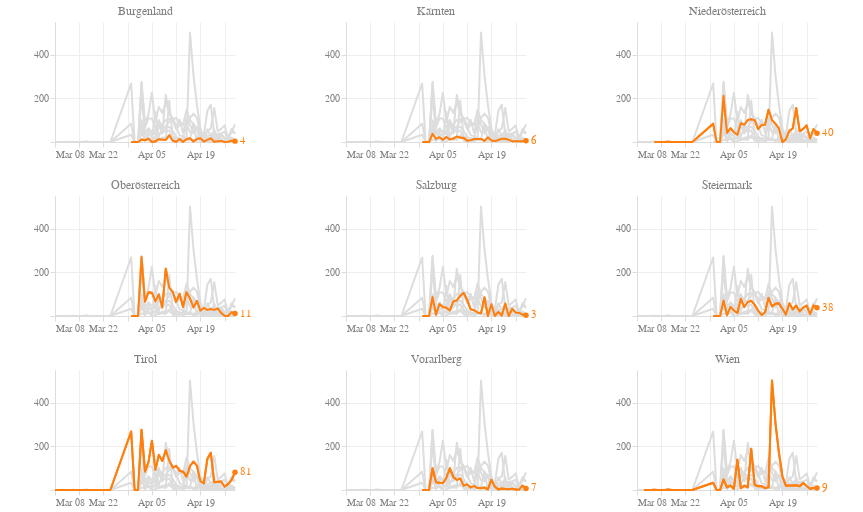

The notebook cell saved with this chart:
### Code cell
df_recovered = df[counties_recovered]

def c_line(att='total_confirmed',col='blue',scaleType='linear',label='value',highlight=False):
    the_base = alt.Chart(df_recovered, width=180, height=120).transform_filter(
        alt.datum[att] > 0  
    ).transform_timeunit(
        date='yearmonthdate(dataTime)'
    ).transform_aggregate(
        max_att='max('+att+')',
        groupby=['date']
    ).transform_window(
        rolling_max='max(max_att)',
        rolling_min='min(max_att)',
        frame=[-1, 0]
    ).transform_calculate(
        diff='(datum.rolling_max - datum.rolling_min)'
    )

    the_chart = the_base.mark_line(
        color=col,
        size=2,
        strokeJoin='round'
    ).encode(
        alt.X('date:T', title=''),
        alt.Y('diff:Q', scale=alt.Scale(type=scaleType), title='', axis=alt.Axis(minExtent=50))
    )

    if highlight is False:
        return the_chart

    the_tooltip = the_base.mark_circle(
        color=col,
        size=200,
        opacity=0
    ).encode(
        alt.X('date:T', title=''),
        alt.Y('diff:Q', scale=alt.Scale(type=scaleType), title='', axis=alt.Axis(minExtent=50)),
        tooltip=[alt.Tooltip('date:T', title='Datum'), alt.Tooltip('diff:Q', title=label)]
    )
    
    the_highlight = the_base.transform_window(
        sort=[alt.SortField("date", order="descending")], 
        rank="rank(date)"
    ).transform_filter(
        alt.datum.rank == 1
    )
    
    the_text = the_highlight.mark_text(
        align='left',
        color=col,
        dx=5,
        width=500
    ).encode(
        alt.X('date:T'),
        alt.Y('diff:Q', scale=alt.Scale(type=scaleType), title=''),
        text=alt.Text("diff:Q")
    )
    
    # transparent text so every small multiple has the same right padding
    the_alibi_text = the_highlight.mark_text(
        align='left',
        color=col,
        dx=5,
        opacity=0
    ).encode(
        alt.X('date:T'),
        alt.Y('diff:Q', scale=alt.Scale(type=scaleType), title=''),
        text=alt.value('100000')
    )
    
    the_mark = the_highlight.mark_circle(
        color=col,
        opacity=1
    ).encode(
        alt.X('date:T'),
        alt.Y('diff:Q', scale=alt.Scale(type=scaleType), title=''),
    )
    
    return the_chart + the_alibi_text + the_text + the_mark + the_tooltip

# ['B', 'K', 'Noe', 'Ooe', 'S', 'St', 'T', 'V', 'W']
def county_sm(highlight='T',title='Tirol'):
    highlight_color='#ff7f0e'
    blur='#ddd'
    c_B = c_line('B_recovered', highlight_color if highlight=='B' else blur, 'linear', 'Burgenland')
    c_K = c_line('K_recovered', highlight_color if highlight=='K' else blur, 'linear', 'Kärnten')
    c_Noe = c_line('Noe_recovered', highlight_color if highlight=='Noe' else blur, 'linear', 'Niederösterreich')
    c_Ooe = c_line('Ooe_recovered', highlight_color if highlight=='Ooe' else blur, 'linear', 'Oberösterreich')
    c_S = c_line('S_recovered', highlight_color if highlight=='S' else blur, 'linear', 'Salzburg')
    c_St = c_line('St_recovered', highlight_color if highlight=='St' else blur, 'linear', 'Steiermark')
    c_T = c_line('T_recovered', highlight_color if highlight=='T' else blur, 'linear', 'Tirol')
    c_V = c_line('V_recovered', highlight_color if highlight=='V' else blur, 'linear', 'Vorarlberg')
    c_W = c_line('W_recovered', highlight_color if highlight=='W' else blur, 'linear', 'Wien')
    c_highlight = c_line(highlight+'_recovered', highlight_color, 'linear', title, True)

    return alt.layer(c_B, c_K, c_Noe, c_Ooe, c_S, c_St, c_T, c_V, c_W, c_highlight).properties(title=title)

chart_recovered = (
    (county_sm('B', 'Burgenland') |
    county_sm('K', 'Kärnten') |
    county_sm('Noe', 'Niederösterreich')) &
    (county_sm('Ooe', 'Oberösterreich') |
    county_sm('S', 'Salzburg') |
    county_sm('St', 'Steiermark')) &
    (county_sm('T', 'Tirol') |
    county_sm('V', 'Vorarlberg') |
    county_sm('W', 'Wien'))
).configure_axis(
    grid=True,
    gridColor="#eee",
    domainColor="#ddd",
    tickColor="#ddd",
    labelColor="gray",
    labelBound=True,
).configure_view(
    strokeWidth=0
).configure_title(
    fontSize=12,
    fontWeight='normal',
#     anchor='start',
    color='gray'
)
    
chart_recovered
